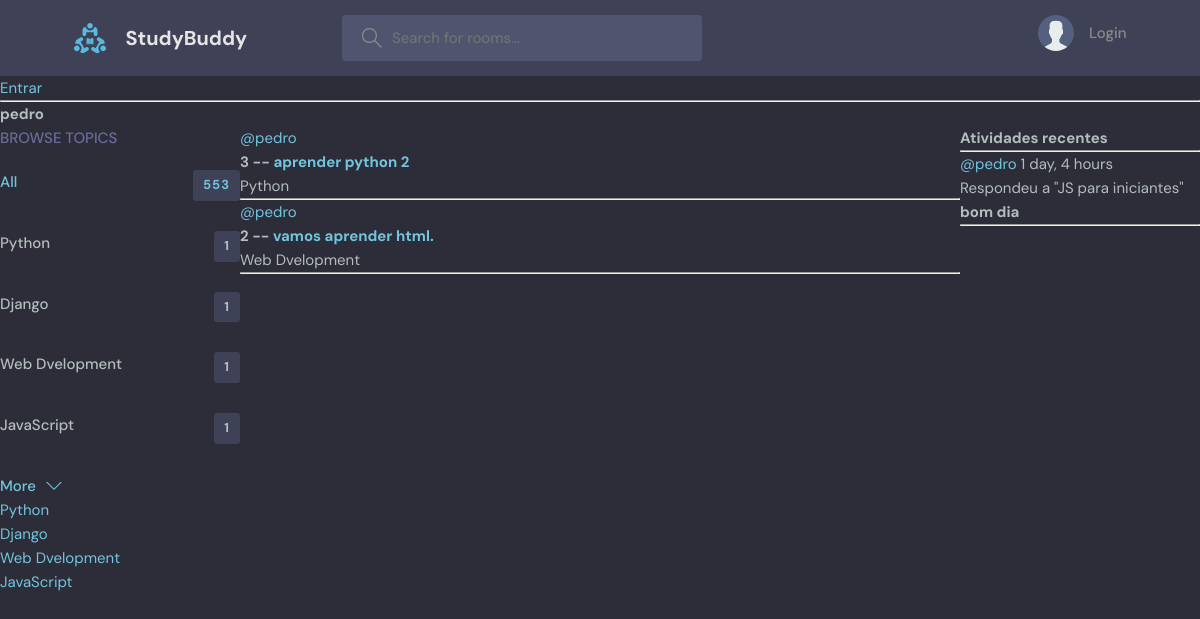
Before: /profile/1 with the older database file.
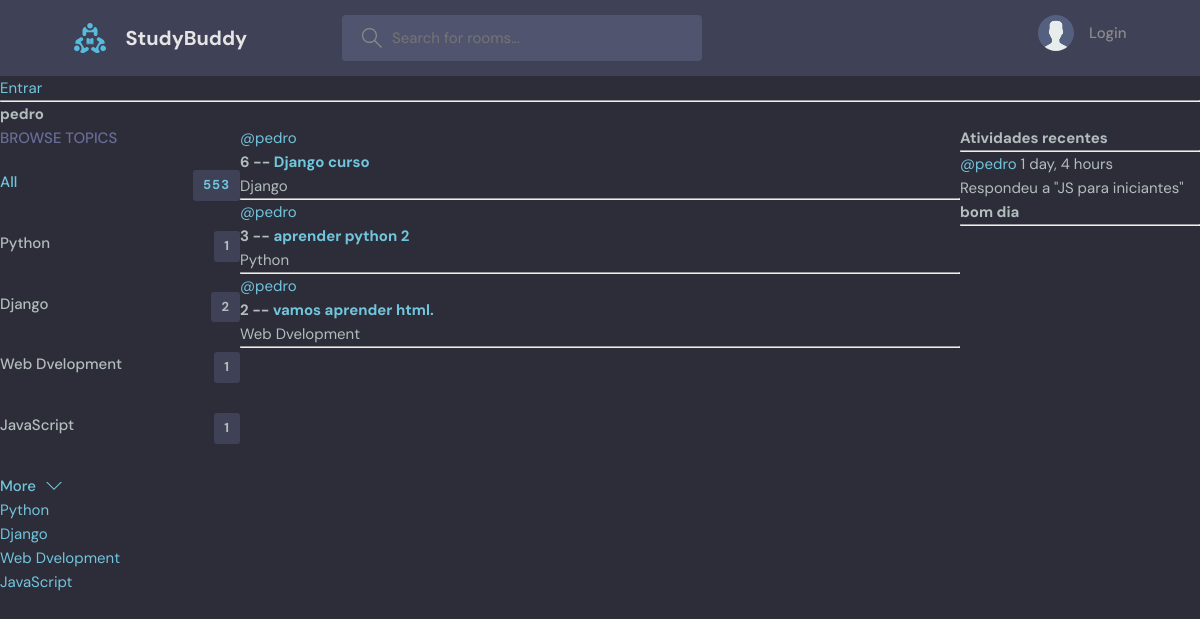
After: the same page with the newer database file.
### base/models.py (models this page shows, shortened)
class  Topic(models.Model):
    name = models.CharField(max_length=200)

class Room(models.Model):
    host = models.ForeignKey(User, on_delete=models.CASCADE, null=True)
    topic = models.ForeignKey(Topic, on_delete=models.SET_NULL, null=True)
    name = models.CharField(max_length=200)
    discription = models.TextField(null=True, blank=True)
    participants = models.ManyToManyField(
        User, related_name='participants', blank=True)
    updated = models.DateTimeField(auto_now=True)
    created = (models.DateTimeField(auto_now_add=True))
    class Meta:
        ordering = ['-updated', '-created']
    def __str__(self):
        return str(self.name)

class Message(models.Model):
    user = models.ForeignKey(User, on_delete=models.CASCADE)
    room = models.ForeignKey(Room, on_delete=models.CASCADE)
    body = models.TextField()
    updated = models.DateTimeField(auto_now=True)
    created = (models.DateTimeField(auto_now_add=True))
    class Meta:
        ordering = ['-updated', '-created']
    def __str__(self):
        return self.body[0:50]

### base/views.py (the view)
# urls.py: path('profile/<str:pk>', views.userProfile, name="user-profile"),
def userProfile(request, pk):
    user = User.objects.get(id=pk)
    rooms = user.room_set.all()
    room_messages = user.message_set.all()
    topics = Topic.objects.all()
    context = {'user':user, 'rooms':rooms, 'room_messages':room_messages, 'topics':topics}
    return render(request, 'base/profile.html', context)

### base/templates/base/profile.html (shortened to what this page needs)
{% extends 'main.html' %}
{% block content %}
<h1>{{user.username}}</h1>
<div class="profile-container">
    <div>
        {% include 'base/topics_component.html' %}
    </div>
    <div>
        {% include 'base/feed_component.html' %}
    </div>
    <div>
        {% include 'base/activity_component.html' %}
    </div>
</div>
{% endblock content %}

### base/templates/base/topics_component.html
<div class="topics">
    <div class="topics__header">
      <h2>Browse Topics</h2>
    </div>
    <ul class="topics__list">
      <li>
        <a href="{% url 'home' %}" class="active">All <span>553</span></a>
      </li>
      {% for topic in topics %}
      <li>
        <a href="{% url 'home' %}?q={{topic.name}}">{{topic.name}} <span>{{topic.room_set.all.count}}</span></a>
      </li>
      {% endfor %}
    </ul>
    <a class="btn btn--link" href="topics.html">
      More
      <svg version="1.1" xmlns="http://www.w3.org/2000/svg" width="32" height="32" viewBox="0 0 32 32">
        <title>chevron-down</title>
        <path d="M16 21l-13-13h-3l16 16 16-16h-3l-13 13z"></path>
      </svg>
    </a>
  </div>
{% for topic in topics %}
<div>
    <a href="{% url 'home' %}?q={{topic.name}}">{{topic.name}}</a>
</div>
{% endfor %}

### base/templates/base/feed_component.html (shortened to what this page needs)
{% for room in rooms %}
    <div>
        <a href="{% url 'user-profile' room.host.id %}">@{{room.host.username}}</a><br>
        <h3>{{room.id}} -- <a href="{% url 'room' room.id %}">{{room.name}}</a></h3>
        <small>{{room.topic.name}}</small>
        <hr>
    </div>
{% endfor %}

### base/templates/base/activity_component.html (shortened to what this page needs)
<h3>Atividades recentes</h3>
<hr>
{% for message in room_messages  %}
    <div>
        <small><a href="{% url 'user-profile' message.user.id %}">@{{message.user}}</a>    {{message.created|timesince}}</small><br>
        <small>Respondeu a "{{message.room}}"</small>
        <h3>{{message}}</h3>
        <hr>
    </div>
{% endfor %}

Changed rows visible on the page:
computed for Topic "Django": room_set.all.count "1" → "2"
added Room: host.username "pedro", id "6", name "Django curso", topic.name "Django"
